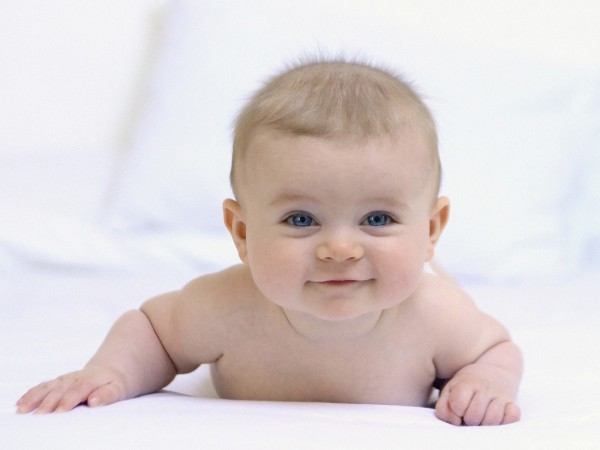
#> input picture foto1.jpg, 600 x 450 px
$ python face.py
#> lines starting #> are read from the running program, lines starting #| are printed output that depends on the picture; after the words box and inside, x2 and y2 are one past the last pixel; in counts of white or black regions, pixels touching at a corner belong together
import cv2
import time
#load cascade classifier training file for haarcascade
haar_face_cascade = cv2.CascadeClassifier('C:/Users/braya/opencv/sources/data/haarcascades_cuda/haarcascade_frontalface_default.xml')
test1 = cv2.imread('foto1.jpg')
#> test1 is the input picture: shape (450, 600, 3); mean B, G, R 211.7, 211.6, 221
#convert the test image to gray image as opencv face detector expects gray images
gray_img = cv2.cvtColor(test1, cv2.COLOR_BGR2GRAY)
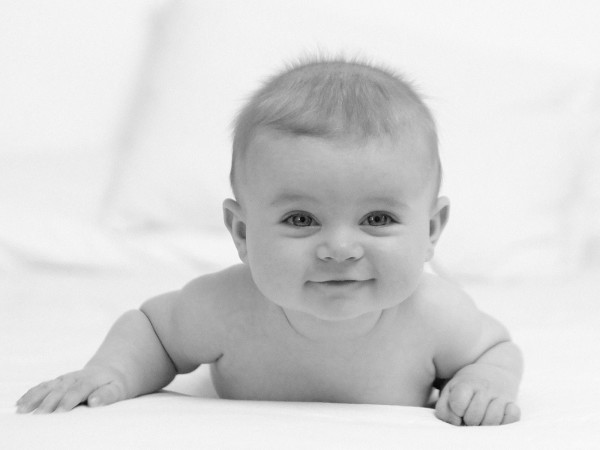
#> gray_img: shape (450, 600); min 4, max 250, mean 214.4
#let's detect multiscale (some images may be closer to camera than others) images
faces = haar_face_cascade.detectMultiScale(gray_img, scaleFactor=1.1, minNeighbors=5)
#> faces = [[233, 128, 221, 221]]
for (x, y, w, h) in faces:
         cv2.rectangle(test1, (x, y), (x+w, y+h), (0, 255, 0), 2)
#> this loop made 1 pass
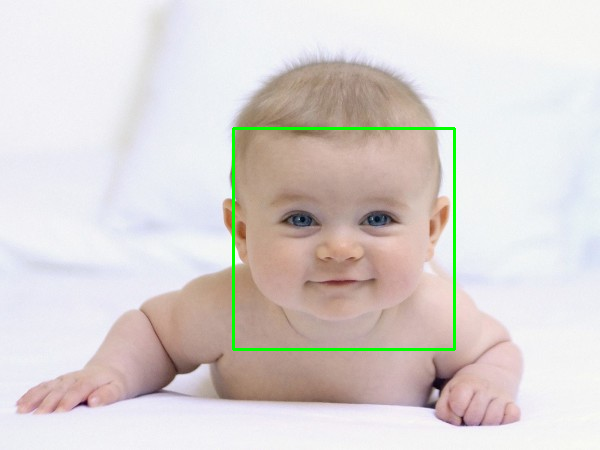
#> test1: shape (450, 600, 3); 0.98% of pixels changed, all inside (x1, y1, x2, y2) = (232, 127, 456, 351)

cv2.imshow('asd', test1)
cv2.waitKey(0)
cv2.destroyAllWindows()
